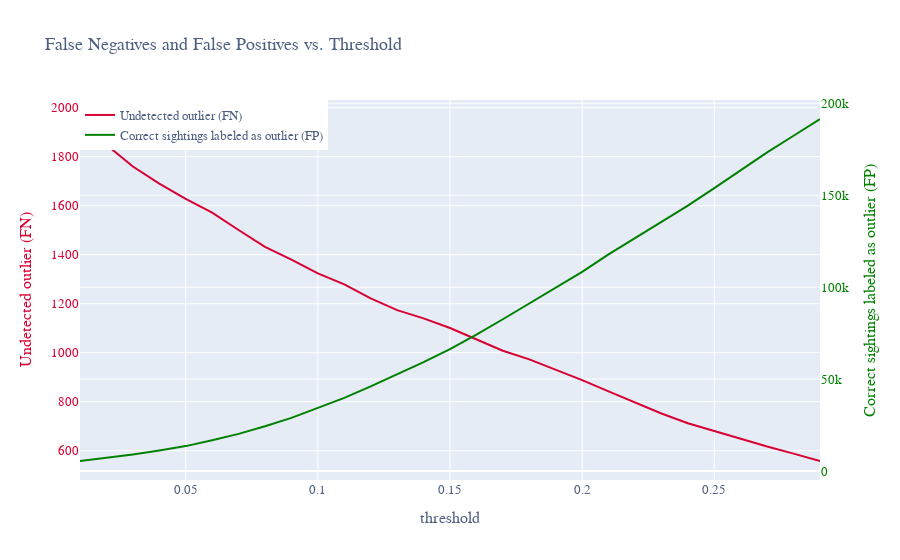

The code cell stored with this chart in its notebook:
### Code cell
tp, tn, fp, fn = get_confusion_matrix_values(conf_mats)
plot_fn_vs_fp(fn, fp, thresholds, 'threshold')

### Figure 1 — Plotly figure (JSON) as saved in the notebook; plotly's stock layout.template omitted (floating-point values rounded to 4 significant figures)
{"data": [{"line": {"color": "#d80032"}, "mode": "lines", "name": "Undetected outlier (FN)", "type": "scatter", "x": [0.01, 0.02, 0.03, 0.04, 0.05, 0.06, 0.07, 0.08, 0.09, 0.1, 0.11, 0.12, 0.13, 0.14, 0.15, 0.16, 0.17, 0.18, 0.19, 0.2, 0.21, 0.22, 0.23, 0.24, 0.25, 0.26, 0.27, 0.28, 0.29], "y": [1954, 1849, 1760, 1690, 1628, 1572, 1501, 1432, 1380, 1324, 1279, 1222, 1174, 1140, 1101, 1055, 1008, 973, 932, 888, 842, 796, 752, 712, 680, 649, 617, 588, 558], "yaxis": "y"}, {"line": {"color": "green"}, "mode": "lines", "name": "Correct sightings labeled as outlier (FP)", "type": "scatter", "x": [0.01, 0.02, 0.03, 0.04, 0.05, 0.06, 0.07, 0.08, 0.09, 0.1, 0.11, 0.12, 0.13, 0.14, 0.15, 0.16, 0.17, 0.18, 0.19, 0.2, 0.21, 0.22, 0.23, 0.24, 0.25, 0.26, 0.27, 0.28, 0.29], "y": [5491, 7136, 9081, 11192, 13586, 16817, 20243, 24394, 28911, 34366, 39830, 46037, 52443, 59243, 66363, 74193, 82555, 91093, 99571, 108305, 117808, 126592, 135421, 144305, 153815, 163765, 173298, 182300, 191417], "yaxis": "y2"}], "layout": {"font": {"color": "#4d5f81", "family": "Aleo", "size": 13}, "legend": {"traceorder": "normal", "x": 0, "y": 1}, "title": {"text": "False Negatives and False Positives vs. Threshold"}, "xaxis": {"title": {"text": "threshold"}}, "yaxis": {"color": "#d80032", "side": "left", "title": {"text": "Undetected outlier (FN)"}}, "yaxis2": {"color": "green", "overlaying": "y", "side": "right", "title": {"text": "Correct sightings labeled as outlier (FP)"}}}}
